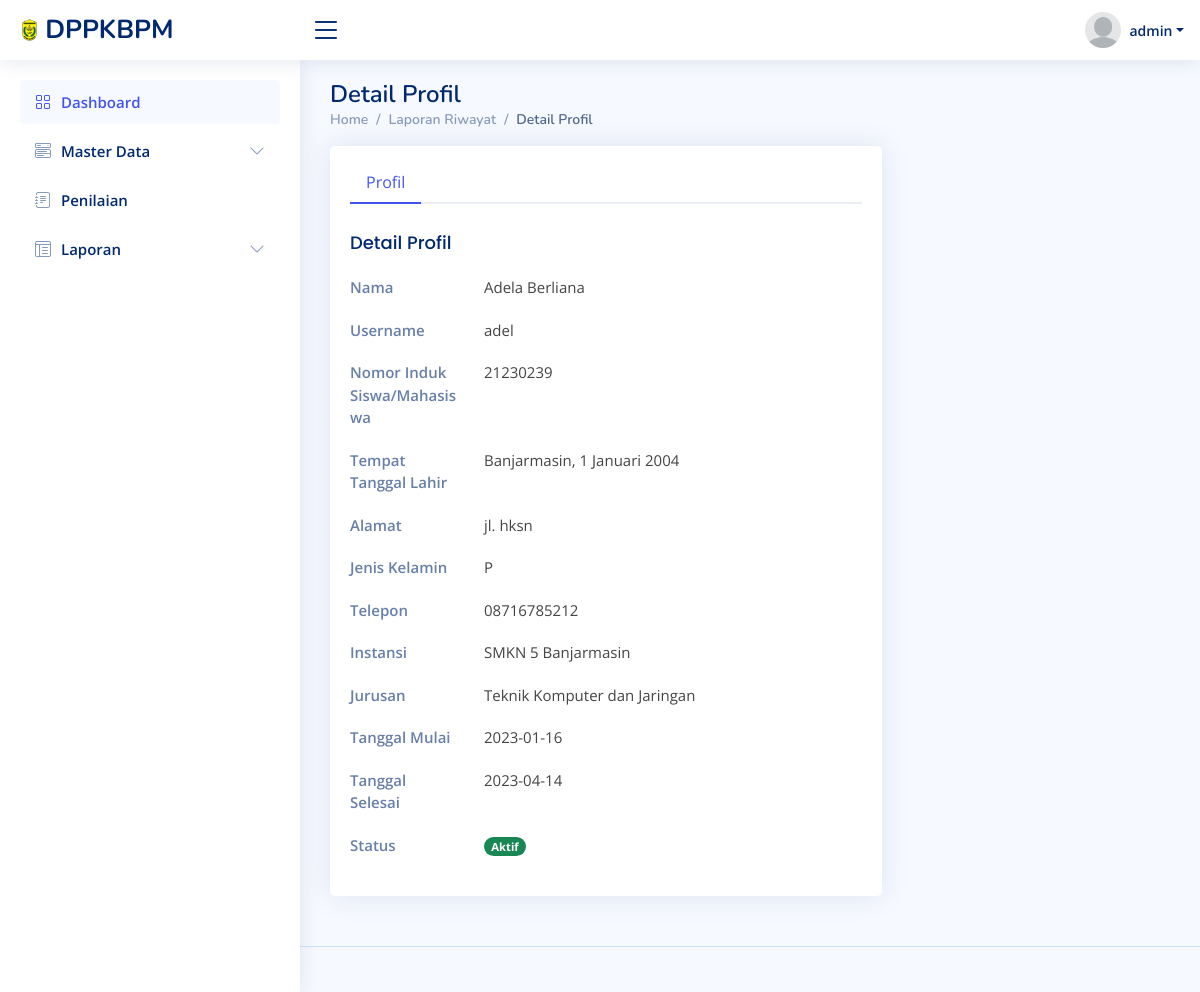
/r_riwayat/detail_riwayat.php?id=20 (signed in), run on the app's committed database.
### tables this page shows
CREATE TABLE `tb_magang` (
  `id_magang` int(11) NOT NULL,
  `nama` varchar(255) NOT NULL,
  `username` varchar(30) NOT NULL,
  `induk` int(11) NOT NULL,
  `tgl_lahir` varchar(100) NOT NULL,
  `alamat` varchar(255) NOT NULL,
  `jk` enum('L','P') NOT NULL,
  `telepon` varchar(255) NOT NULL,
  `instansi` varchar(255) NOT NULL,
  `jurusan` varchar(255) NOT NULL,
  `tgl_masuk` date NOT NULL,
  `tgl_keluar` date NOT NULL,
  `password` varchar(30) NOT NULL,
  `status` enum('user','admin') NOT NULL
);

### r_riwayat/detail_riwayat.php (the view, shortened to what this page needs)
<?php
include '../utilities/sidebar.php';
include '../koneksi/koneksi.php';
$id = $_GET['id'];
if(isset($id)){
    $query = mysqli_query($konek, "SELECT * FROM tb_magang WHERE id_magang = '$id'");
    $row = mysqli_fetch_array($query);
}
$tanggal_sekarang = date('Y-m-d');
if ($row['tgl_keluar'] >= $row['tgl_masuk'] && $tanggal_sekarang < $row['tgl_keluar']) {
    $status = "<span class='badge rounded-pill bg-success'>Aktif</span>";
} else {
    $status = "<span class='badge rounded-pill bg-danger'>Non Aktif</span>";
}
?>
    <div class="pagetitle">
      <h1>Detail Profil</h1>
      <nav>
        <ol class="breadcrumb">
          <li class="breadcrumb-item"><a href="index.html">Home</a></li>
          <li class="breadcrumb-item">Laporan Riwayat</li>
          <li class="breadcrumb-item active">Detail Profil</li>
        </ol>
      </nav>
    </div>
    <section class="section profile">
      <div class="row">
        <div class="col-xl-8">
          <div class="card">
            <div class="card-body pt-3">
              <ul class="nav nav-tabs nav-tabs-bordered">
                <li class="nav-item">
                  <button class="nav-link active" data-bs-toggle="tab" data-bs-target="#profile-overview">Profil</button>
                </li>
              </ul>
              <div class="tab-content pt-2">
              <div class="tab-pane fade show active profile-overview" id="profile-overview">
                  <h5 class="card-title">Detail Profil</h5>
                  <div class="row">
                    <div class="col-lg-3 col-md-4 label ">Nama</div>
                    <div class="col-lg-9 col-md-8"><?= $row['nama'] ?></div>
                  </div>
                  <div class="row">
                    <div class="col-lg-3 col-md-4 label">Username</div>
                    <div class="col-lg-9 col-md-8"><?= $row['username'] ?></div>
                  </div>
                  <div class="row">
                    <div class="col-lg-3 col-md-4 label">Nomor Induk Siswa/Mahasiswa</div>
                    <div class="col-lg-9 col-md-8"><?= $row['induk'] ?></div>
                  </div>
                  <div class="row">
                    <div class="col-lg-3 col-md-4 label">Tempat Tanggal Lahir</div>
                    <div class="col-lg-9 col-md-8"><?= $row['tgl_lahir'] ?></div>
                  </div>
                  <div class="row">
                    <div class="col-lg-3 col-md-4 label">Alamat</div>
                    <div class="col-lg-9 col-md-8"><?= $row['alamat'] ?></div>
                  </div>
                  <div class="row">
                    <div class="col-lg-3 col-md-4 label">Jenis Kelamin</div>
                    <div class="col-lg-9 col-md-8"><?= $row['jk'] ?></div>
                  </div>
                  <div class="row">
                    <div class="col-lg-3 col-md-4 label">Telepon</div>
                    <div class="col-lg-9 col-md-8"><?= $row['telepon'] ?></div>
                  </div>
                  <div class="row">
                    <div class="col-lg-3 col-md-4 label">Instansi</div>
                    <div class="col-lg-9 col-md-8"><?= $row['instansi'] ?></div>
                  </div>
                  <div class="row">
                    <div class="col-lg-3 col-md-4 label">Jurusan</div>
                    <div class="col-lg-9 col-md-8"><?= $row['jurusan'] ?></div>
                  </div>
                  <div class="row">
                    <div class="col-lg-3 col-md-4 label">Tanggal Mulai</div>
                    <div class="col-lg-9 col-md-8"><?= $row['tgl_masuk'] ?></div>
                  </div>
                  <div class="row">
                    <div class="col-lg-3 col-md-4 label">Tanggal Selesai</div>
                    <div class="col-lg-9 col-md-8"><?= $row['tgl_keluar'] ?></div>
                  </div>
                  <div class="row">
                    <div class="col-lg-3 col-md-4 label">Status</div>
                    <div class="col-lg-9 col-md-8"><?= $status ?></div>
                  </div>
                </div>
              </div>
            </div>
          </div>
        </div>
      </div>
    </section>
<?php
include '../utilities/footer.php';
?>

### assets/css/style.css (style rules this page uses)
:root { scroll-behavior: smooth; }
body { font-family: "Open Sans", sans-serif; background: #f6f9ff; color: #444444; }
a { color: #4154f1; text-decoration: none; }
h1, h2, h3, h4, h5, h6 { font-family: "Nunito", sans-serif; }
.pagetitle { margin-bottom: 10px; }
.pagetitle h1 { font-size: 24px; margin-bottom: 0; font-weight: 600; color: #012970; }
.card { margin-bottom: 30px; border: none; border-radius: 5px; box-shadow: 0px 0 30px rgba(1, 41, 112, 0.1); }
.card-title { padding: 20px 0 15px 0; font-size: 18px; font-weight: 500; color: #012970; font-family: "Poppins", sans-serif; }
.card-body { padding: 0 20px 20px 20px; }
.breadcrumb { font-size: 14px; font-family: "Nunito", sans-serif; color: #899bbd; font-weight: 600; }
.breadcrumb a { color: #899bbd; transition: 0.3s; }
.breadcrumb .breadcrumb-item::before { color: #899bbd; }
.breadcrumb .active { color: #51678f; font-weight: 600; }
.nav-tabs-bordered { border-bottom: 2px solid #ebeef4; }
.nav-tabs-bordered .nav-link { margin-bottom: -2px; border: none; color: #2c384e; }
.nav-tabs-bordered .nav-link.active { background-color: #fff; color: #4154f1; border-bottom: 2px solid #4154f1; }
.profile .profile-overview .row { margin-bottom: 20px; font-size: 15px; }
.profile .profile-overview .card-title { color: #012970; }
.profile .profile-overview .label { font-weight: 600; color: rgba(1, 41, 112, 0.6); }

### data on the page
tb_magang: nama "Adela Berliana", username "adel", induk "21230239", tgl_lahir "Banjarmasin, 1 Januari 2004", alamat "jl. hksn", jk "P", telepon "08716785212", instansi "SMKN 5 Banjarmasin", jurusan "Teknik Komputer dan Jaringan", tgl_masuk "2023-01-16", tgl_keluar "2023-04-14"

### other printed values
$_SESSION['username'] "admin"
